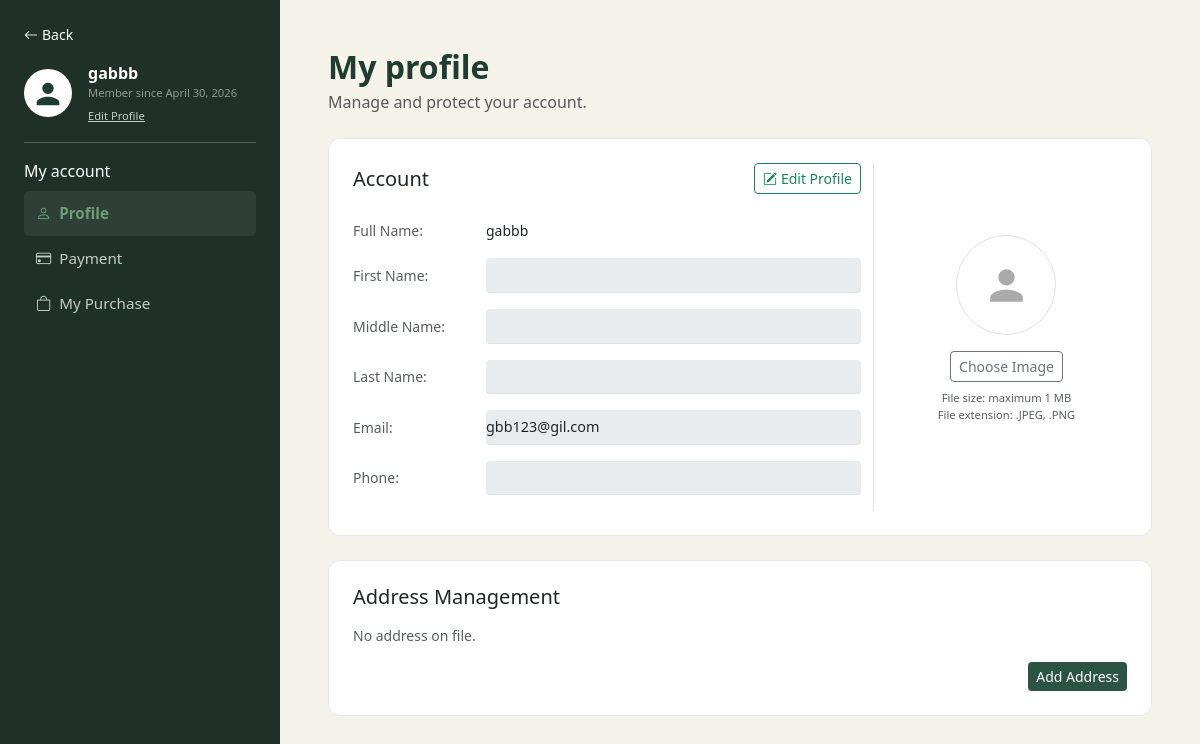
The app's page /profile.php (signed in), older data.
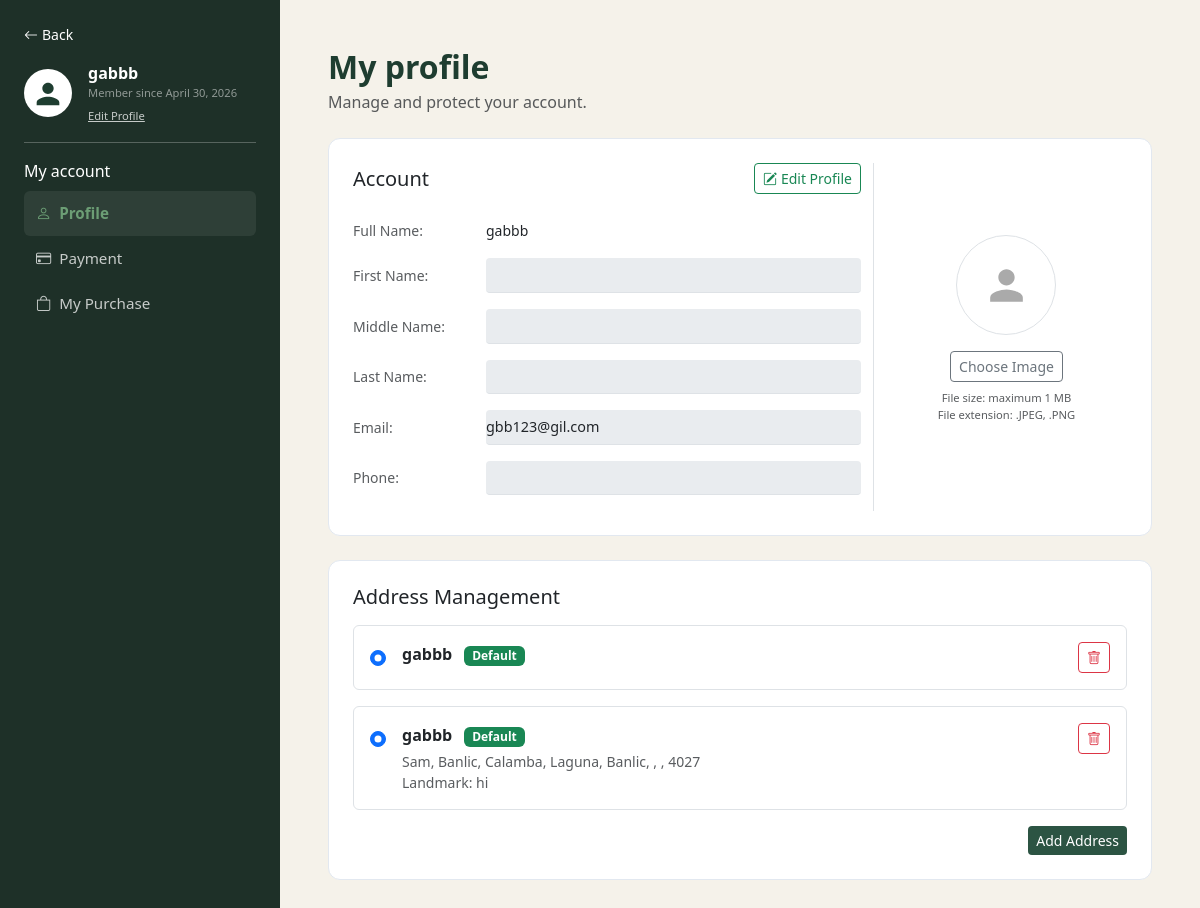
The same page, newer data.
### tables this page shows
CREATE TABLE `users` (
  `id` int(11) NOT NULL,
  `name` varchar(100) NOT NULL,
  `first_name` varchar(120) DEFAULT NULL,
  `middle_name` varchar(120) DEFAULT NULL,
  `last_name` varchar(120) DEFAULT NULL,
  `email` varchar(100) NOT NULL,
  `phone_num` int(11) DEFAULT NULL,
  `password` varchar(255) NOT NULL,
  `role` enum('user','admin') DEFAULT 'user',
  `created_at` timestamp NOT NULL DEFAULT current_timestamp()
);

CREATE TABLE `addresses` (
  `id` int(11) NOT NULL,
  `user_id` int(11) NOT NULL,
  `address_type` enum('shipping','billing') DEFAULT 'shipping',
  `address_label` varchar(50) DEFAULT NULL,
  `street_address` varchar(255) NOT NULL,
  `region` varchar(100) NOT NULL DEFAULT '',
  `city` varchar(100) NOT NULL DEFAULT '',
  `barangay` varchar(100) NOT NULL,
  `postal_code` varchar(10) NOT NULL,
  `landmark` varchar(255) DEFAULT NULL,
  `is_default_shipping` tinyint(1) DEFAULT 0,
  `is_default_billing` tinyint(1) DEFAULT 0,
  `created_at` timestamp NOT NULL DEFAULT current_timestamp(),
  `updated_at` timestamp NOT NULL DEFAULT current_timestamp() ON UPDATE current_timestamp()
);

### profile.php (the view, shortened to what this page needs)
<?php
function buildFullName(?string $firstName, ?string $middleName, ?string $lastName): string
{
    $parts = [];
    return trim(implode(' ', $parts));
}
$database = new Database();
$conn = $database->getConnection();
$user_id = $_COOKIE['user_id'] ?? $_SESSION['user_id'];
$stmt = $conn->prepare("SELECT * FROM users WHERE id = ?");
$stmt->bind_param("i", $user_id);
$stmt->execute();
$user = $stmt->get_result()->fetch_assoc();
$displayName = buildFullName($user['first_name'] ?? '', $user['middle_name'] ?? '', $user['last_name'] ?? '');
if ($displayName === '') {
    $displayName = trim((string) ($user['name'] ?? ''));
}
function loadAddresses($conn, $user_id)
{
    $addresses = [];
    $addrStmt = $conn->prepare("SELECT * FROM addresses WHERE user_id = ? ORDER BY is_default_shipping DESC, id DESC, created_at DESC");
    if ($addrStmt) {
        $addrStmt->bind_param("i", $user_id);
        $addrStmt->execute();
        $result = $addrStmt->get_result();
        while ($row = $result->fetch_assoc()) {
            $addresses[] = $row;
        }
    }
    return $addresses;
}
$addresses = loadAddresses($conn, $user_id);
$member_since = date("F j, Y", strtotime($user['created_at']));
$profilePhone = isset($user['phone_num']) && $user['phone_num'] !== null ? (string) $user['phone_num'] : '';
?>
<!DOCTYPE html>
<html lang="en">
<head>
    <link href="https://cdn.jsdelivr.net/npm/bootstrap@5.3.3/dist/css/bootstrap.min.css" rel="stylesheet">
    <link href="https://cdn.jsdelivr.net/npm/bootstrap-icons@1.11.3/font/bootstrap-icons.min.css" rel="stylesheet">
    <link rel="stylesheet" href="styles/profile.css">
</head>
<body>
    <div class="d-flex">
        <aside id="sidebar" class="p-4 d-flex flex-column gap-3">
            <a href="index.php" class="text-white text-decoration-none small">
                <i class="bi bi-arrow-left me-1"></i>Back
            </a>
            <div class="d-flex align-items-center gap-3 pb-3 border-bottom border-white border-opacity-25">
                <div class="avatar-circle"></div>
                <div>
                    <div class="fw-semibold text-white"><?= htmlspecialchars($displayName) ?></div>
                    <div class="text-white opacity-50" style="font-size:.7rem;">Member since
                        <?= htmlspecialchars($member_since) ?></div>
                    <a href="#" id="sidebarEditProfile" class="text-white opacity-75 text-decoration-underline"
                        style="font-size:.7rem;">Edit Profile</a>
                </div>
            </div>
            <nav>
                <p class="text-white fs-6 fw-medium mb-2">My account</p>
                <ul class="list-unstyled mb-0">
                    <li class="nav-link-side active" data-target="profile-panel"><i
                            class="bi bi-person me-2"></i>Profile</li>
                    <li class="nav-link-side" data-target="payment-panel"><i class="bi bi-credit-card me-2"></i>Payment
                    </li>
                    <li class="nav-link-side" data-target="purchase-panel"><i class="bi bi-bag me-2"></i>My Purchase
                    </li>
                </ul>
            </nav>
        </aside>
        <main class="flex-grow-1 p-5">
            <div class="content-header mb-4">
                <h2 class="fw-bold mb-1">My profile</h2>
                <p class="text-muted mb-0">Manage and protect your account.</p>
            </div>
            <section id="profile-panel" class="content-panel">
                <div class="card mb-4 p-4">
                    <div class="row g-4">
                        <div class="col-lg-8">
                            <div class="d-flex justify-content-between align-items-center mb-4">
                                <h5 class="fw-medium mb-0">Account</h5>
                                <button type="button" id="unlockProfileBtn" class="btn btn-sm btn-outline-success"><i
                                        class="bi bi-pencil-square me-1"></i>Edit Profile</button>
                            </div>
                            <form method="post" id="profileForm">
                                <div class="row align-items-center mb-3">
                                    <label class="col-4 col-sm-3 text-muted small">Full Name:</label>
                                    <div class="col"><span class="small"><?= htmlspecialchars($displayName ?: 'N/A') ?></span></div>
                                </div>
                                <div class="row align-items-center mb-3">
                                    <label class="col-4 col-sm-3 text-muted small">First Name:</label>
                                    <div class="col">
                                        <input type="text" name="first_name" id="profileFirstName"
                                            class="input-underline form-control form-control-sm"
                                            value="<?= htmlspecialchars($user['first_name'] ?? '') ?>" disabled required>
                                    </div>
                                </div>
                                <div class="row align-items-center mb-3">
                                    <label class="col-4 col-sm-3 text-muted small">Middle Name:</label>
                                    <div class="col">
                                        <input type="text" name="middle_name" id="profileMiddleName"
                                            class="input-underline form-control form-control-sm"
                                            value="<?= htmlspecialchars($user['middle_name'] ?? '') ?>" disabled>
                                    </div>
                                </div>
                                <div class="row align-items-center mb-3">
                                    <label class="col-4 col-sm-3 text-muted small">Last Name:</label>
                                    <div class="col">
                                        <input type="text" name="last_name" id="profileLastName"
                                            class="input-underline form-control form-control-sm"
                                            value="<?= htmlspecialchars($user['last_name'] ?? '') ?>" disabled required>
                                    </div>
                                </div>
                                <div class="row align-items-center mb-3">
                                    <label class="col-4 col-sm-3 text-muted small">Email:</label>
                                    <div class="col">
                                        <input type="email" name="email" id="profileEmail"
                                            class="input-underline form-control form-control-sm"
                                            value="<?= htmlspecialchars($user['email'] ?? '') ?>" disabled required>
                                    </div>
                                </div>
                                <div class="row align-items-center mb-3">
                                    <label class="col-4 col-sm-3 text-muted small">Phone:</label>
                                    <div class="col">
                                        <input type="text" id="profilePhone" name="phone_num"
                                            class="input-underline form-control form-control-sm"
                                            value="<?= htmlspecialchars($profilePhone) ?>" disabled>
                                    </div>
                                </div>
                            </form>
                        </div>
                        <div class="col-lg-4 d-flex flex-column align-items-center justify-content-center border-start">
                            <div class="upload-circle mb-3"></div>
                            <button class="btn btn-outline-secondary btn-sm">Choose Image</button>
                            <p class="text-muted mt-2 text-center" style="font-size:.7rem; line-height:1.5;">
                                File size: maximum 1 MB<br>File extension: .JPEG, .PNG
                            </p>
                        </div>
                    </div>
                </div>
                <div class="card p-4">
                    <h5 class="fw-medium mb-3">Address Management</h5>
                    <?php if (empty($addresses)): ?>
                        <p class="text-muted small mb-3">No address on file.</p>
                    <?php else: ?>
                        <div class="d-grid gap-3 mb-3">
                            <?php foreach ($addresses as $addr): ?>
                                <div class="border rounded p-3 bg-white">
                                    <div class="d-flex justify-content-between align-items-start gap-3 flex-wrap">
                                        <div class="d-flex align-items-start gap-3">
                                            <div class="pt-1">
                                                <form method="post" class="m-0 auto-submit-form">
                                                    <input type="radio" name="is_default_shipping"
                                                        class="form-check-input address-radio-click"
                                                        value="<?= (int) $addr['id'] ?>" <?= (int) $addr['is_default_shipping'] === 1 ? 'checked' : '' ?>>
                                                </form>
                                            </div>
                                            <div>
                                                <div class="fw-semibold mb-1">
                                                    <?= htmlspecialchars($user['name'] ?? '') ?>
                                                    <?php if ((int) $addr['is_default_shipping'] === 1): ?>
                                                        <span class="badge bg-success ms-2">Default</span>
                                                    <?php endif; ?>
                                                </div>
                                                <div class="text-muted small">
                                                    <?= htmlspecialchars(trim(($addr['street_address'] ?? '') . ', ' . ($addr['barangay'] ?? '') . ', ' . ($addr['city'] ?? '') . ', ' . ($addr['region'] ?? '') . ', ' . ($addr['postal_code'] ?? ''), ', ')) ?>
                                                </div>
                                                <?php if (!empty($addr['landmark'])): ?>
                                                    <div class="text-muted small">Landmark:
                                                        <?= htmlspecialchars($addr['landmark']) ?></div>
                                                <?php endif; ?>
                                            </div>
                                        </div>
                                        <div class="d-flex gap-2 justify-content-end align-items-center">
                                            <form method="post" class="m-0"
                                                onsubmit="return confirm('Are you sure you want to delete this address?');">
                                                <button type="submit" class="btn btn-outline-danger btn-sm"><i
                                                        class="bi bi-trash"></i></button>
                                            </form>
                                        </div>
                                    </div>
                                </div>
                            <?php endforeach; ?>
                        </div>
                    <?php endif; ?>
                    <div class="d-flex gap-2 justify-content-end flex-wrap">
                        <button class="btn btn-farm btn-sm" id="showAddAddress" type="button">Add Address</button>
                    </div>
                </div>
            </section>
        </main>
    </div>
</body>
</html>

### styles/profile.css (style rules this page uses)
:root { --green-dark: #1e3d30; --green-mid: #2c5443; --green-accent: #6c9e75; --bg-light: #f9f8f6; }
body { background-color: #f5f2ea; }
#sidebar { width: 280px; min-width: 280px; background-color: #1e3028; min-height: 100vh; }
.avatar-circle { width: 48px; height: 48px; border-radius: 50%; flex-shrink: 0; }
.nav-link-side { color: rgba(255, 255, 255, 0.75); padding: 0.7rem 0.75rem; border-radius: 6px; font-size: 0.95rem; transition: all 0.2s; cursor: pointer; }
.nav-link-side.active { color: var(--green-accent); font-weight: 600; background: rgba(255, 255, 255, 0.07); }
.content-header h2 { color: var(--green-dark); }
.card { border-radius: 12px; border-color: #e2e8f0; }
.input-underline { border: none; border-bottom: 1px solid #dee2e6; outline: none; background: transparent; font-size: 0.9rem; padding: 6px 0; flex: 1; }
.upload-circle { width: 100px; height: 100px; border-radius: 50%; border: 1px solid #dee2e6; }
.btn-farm { background: var(--green-mid); color: #fff; border: none; }

Row changes from the older to the newer data that the page shows:
added addresses: is_default_shipping "☑", user.name "gabbb", shows "Default"
added addresses: is_default_shipping "☑", user.name "gabbb", shows "Default", street_address+barangay+city "Sam, Banlic, Calamba, Laguna, Banlic, , , 4027", landmark "hi"
Text that changed along with them:
text no longer shown: "No address on file."
